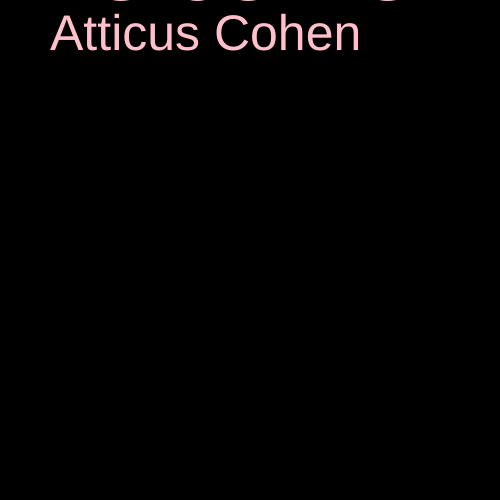
Frame 1 (no input)
Frame 60 (no input): identical to frame 1, image omitted
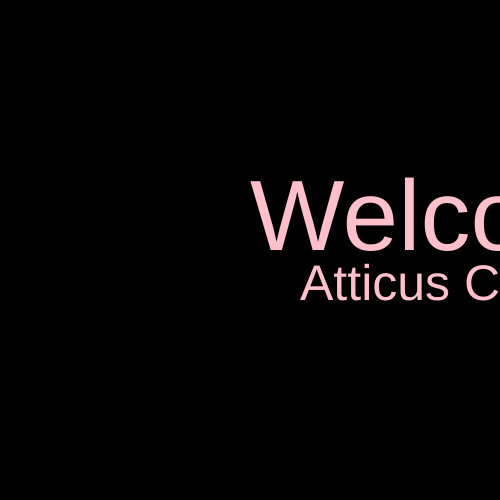
Frame 120 (the mouse pressed at the canvas centre since frame 60)

The p5.js sketch that drew these frames (run headless with seeded random() and noise() and a simulated clock; from frame 60 on, the mouse is pressed at the canvas centre):

// p5.js sketch
// ── sketch.js
function setup() {
  createCanvas(500,500);
}

function draw() {
  background("black");
mouseClicked();
}
function mouseClicked(){
  fill("pink")
  textSize(100)
  text("Welcome",mouseX,mouseY)
  textSize(50);
  text('Atticus Cohen',mouseX+50,mouseY+50)
}
